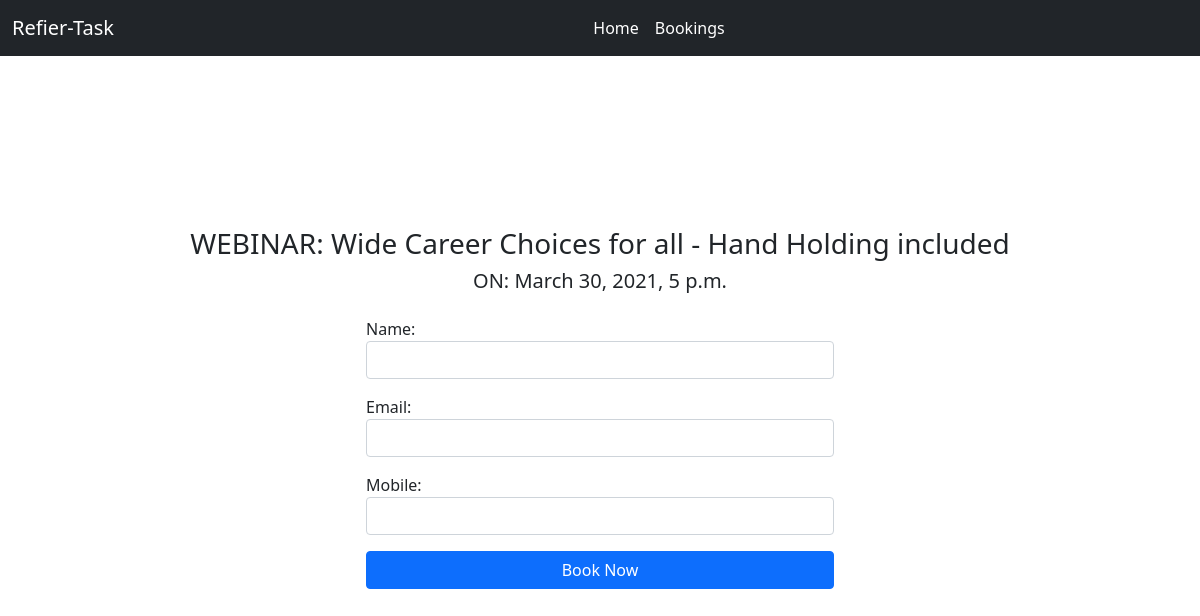
The app's page /book-webinar/1/ with its own data.
### main/models.py (models this page shows, shortened)
class Webinar(models.Model):
    created = models.DateTimeField(auto_now_add=True)
    title = models.CharField(max_length=100)
    sub_heading = models.CharField(max_length=100, blank=True, null=True, verbose_name='Sub Heading')
    description = models.TextField(null=True, blank=True)
    instructor = models.CharField(max_length=30, verbose_name='Instructor Name')
    event_on = models.DateTimeField()
    cost = models.CharField(max_length=5, default=0)
    up_vote = models.IntegerField(default=0)
    down_vote = models.IntegerField(default=0)
    class Meta:
        verbose_name_plural = 'Webinars'

### main/views.py (the view)
# urls.py: path('book-webinar/<str:webinar_id>/', book_webinar, name='booking'),
def book_webinar(request, webinar_id):
    form = BookingForm(request.POST or None)
    webinar_ins = Webinar.objects.get(id=webinar_id)
    if form.is_valid():
        form.instance.event = webinar_ins
        form.save()
        messages.add_message(request, messages.SUCCESS, 'WEBINAR SUCCESSFULLY BOOKED')
        return redirect('main:home')
    return render(
        request,
        'main/book_webinar.html',
        {
            'title': 'Booking Page',
            'webinar': webinar_ins,
            'form': form
        }
    )

### main/forms.py
class BookingForm(forms.ModelForm):
    class Meta:
        model = Booking
        exclude = ['event']
        widgets = {
            'name': forms.TextInput(attrs={'class': 'form-control'}),
            'email': forms.TextInput(attrs={'class': 'form-control'}),
            'mobile': forms.TextInput(attrs={'class': 'form-control'})
        }

### templates/main/book_webinar.html (shortened to what this page needs)
{% extends 'main/index.html' %}
{% block content %}
<div class="container-fluid"
     style="display: flex; flex-direction: column; height: 90vh; justify-content: center; align-items: center;">
    <h3>WEBINAR: {{webinar.title}}</h3>
    <h5>ON: {{webinar.event_on}}</h5>
    <div class="p-3" style="width: 500px;">
        <form method="post">
            {{ form.as_p }}
            <button type="submit" class="btn btn-primary w-100">
                {% if webinar.cost == '0' %}
                    Book Now
                {% else %}
                    Pay {{ webinar.cost }} Now
                {% endif %}
            </button>
        </form>
    </div>
</div>
{% endblock %}

### records on screen
Webinar: title "Wide Career Choices for all - Hand Holding included", event_on "March 30, 2021, 5 p.m."
